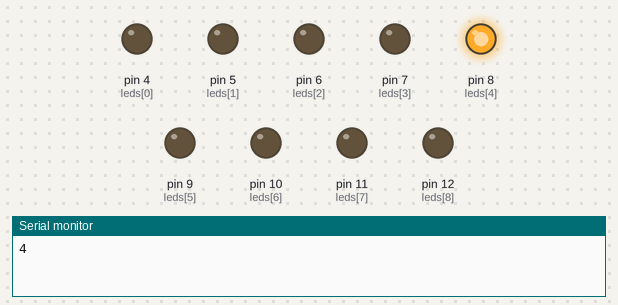
Recording of a sketch running on a simulated Arduino Uno, built with avr-gcc and run on an emulated ATmega328P. On the bench: output pins drawn as LEDs (lit = HIGH), the last lines printed to the serial monitor. Random numbers use the default seed unless the sketch sets one.

Above: at 0.1 s.
At 3.1 s:
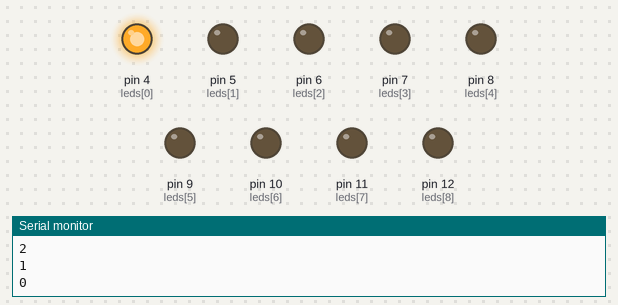
At 7.1 s:
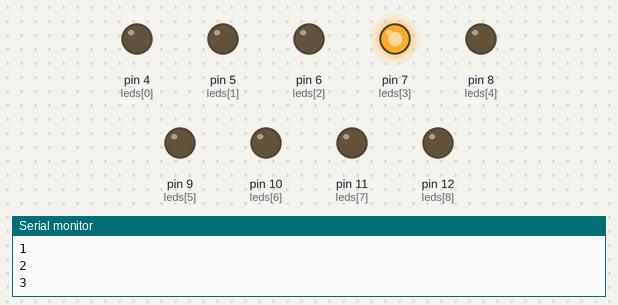
At 11.1 s:
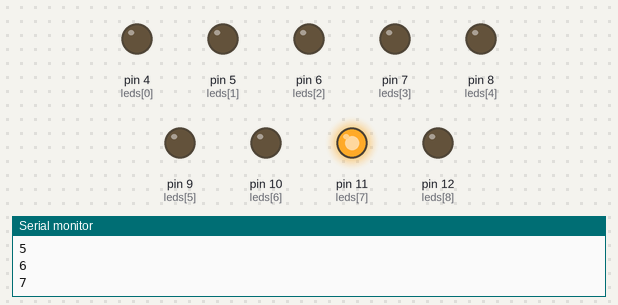
At 20.1 s:
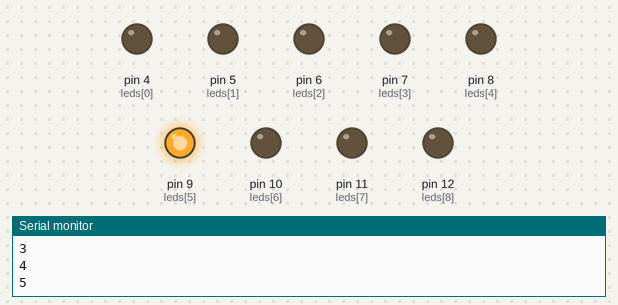
At 37.6 s:
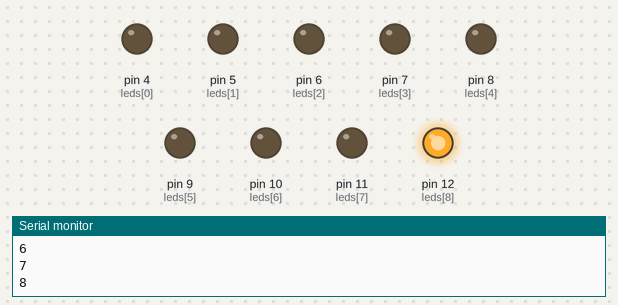
Timing chart, 0 to 39.1 s (numbered marks = the images above):
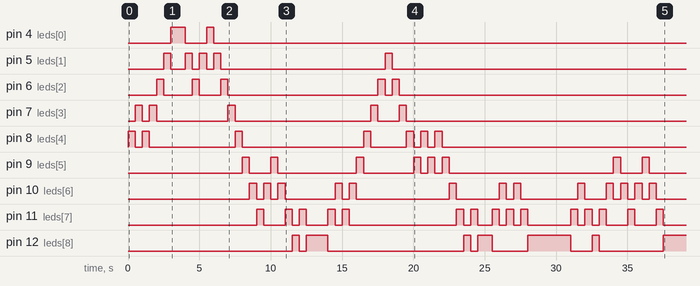

The sketch:

RandonWalkerSimples.ino
```cpp
// Pinos dos LEDs
int leds[] = {4,5,6,7,8,9,10,11,12};
int N = 9;

// Posição atual do random walker
int pos = 4;  // começa no meio

// NOVO: contador de passos
int passos = 0;
int maxPassos = 100;

void setup() {
  // Configura os pinos como saída
  for (int i = 0; i < N; i++) {
    pinMode(leds[i], OUTPUT);
  }

  // Inicializa o gerador de números aleatórios
  randomSeed(analogRead(A0));

  // NOVO: inicia comunicação serial
  Serial.begin(9600);
}

void loop() {
  if (passos < maxPassos) {   // NOVO: só executa até 100 passos
    // Apaga todos os LEDs
    for (int i = 0; i < N; i++) {
      digitalWrite(leds[i], LOW);
    }

    // Acende o LED da posição atual
    digitalWrite(leds[pos], HIGH);

    // NOVO: envia posição atual pela serial
    Serial.println(pos);

    delay(500); // tempo entre passos

    // Sorteia o passo: 0 = esquerda, 1 = direita
    int passo = random(0, 2);

    if (passo == 0) {
      // esquerda
      if (pos > 0) {
        pos--;
      }
    } else {
      // direita
      if (pos < N - 1) {
        pos++;
      }
    }

    // NOVO: incrementa contador
    passos++;
  } else {
    // NOVO: depois de 100 passos, trava aqui
    while (true) {
      // opcional: piscar todos os LEDs para indicar fim
      for (int i = 0; i < N; i++) {
        digitalWrite(leds[i], HIGH);
      }
      delay(300);
      for (int i = 0; i < N; i++) {
        digitalWrite(leds[i], LOW);
      }
      delay(300);
    }
  }
}
```

Measured:
- by itself, pin 4 (leds[0]): LOW → HIGH at 3.0 s, → LOW 1.0 s later, → HIGH 1.5 s later, → LOW 0.50 s later
- by itself, pin 5 (leds[1]): LOW → HIGH at 2.5 s, → LOW 0.50 s later, → HIGH 1.0 s later, → LOW 0.50 s later, … (10 changes in this stretch)
- by itself, pin 6 (leds[2]): LOW → HIGH at 2.0 s, → LOW 0.50 s later, → HIGH 2.0 s later, → LOW 0.50 s later, … (10 changes in this stretch)
- by itself, pin 7 (leds[3]): LOW → HIGH at 0.50 s, → LOW 0.50 s later, → HIGH 0.50 s later, → LOW 0.50 s later, … (10 changes in this stretch)
- by itself, pin 8 (leds[4]): LOW → HIGH at 0.00 s, → LOW 0.50 s later, → HIGH 0.50 s later, → LOW 0.50 s later, … (14 changes in this stretch)
- by itself, pin 9 (leds[5]): LOW → HIGH at 8.0 s, → LOW 0.50 s later, → HIGH 1.5 s later, → LOW 0.50 s later, … (16 changes in this stretch)
- by itself, pin 10 (leds[6]): LOW → HIGH at 8.5 s, → LOW 0.50 s later, → HIGH 0.50 s later, → LOW 0.50 s later, … (26 changes in this stretch)
- by itself, pin 11 (leds[7]): LOW → HIGH at 9.0 s, → LOW 0.50 s later, → HIGH 1.5 s later, → LOW 0.50 s later, … (30 changes in this stretch)
